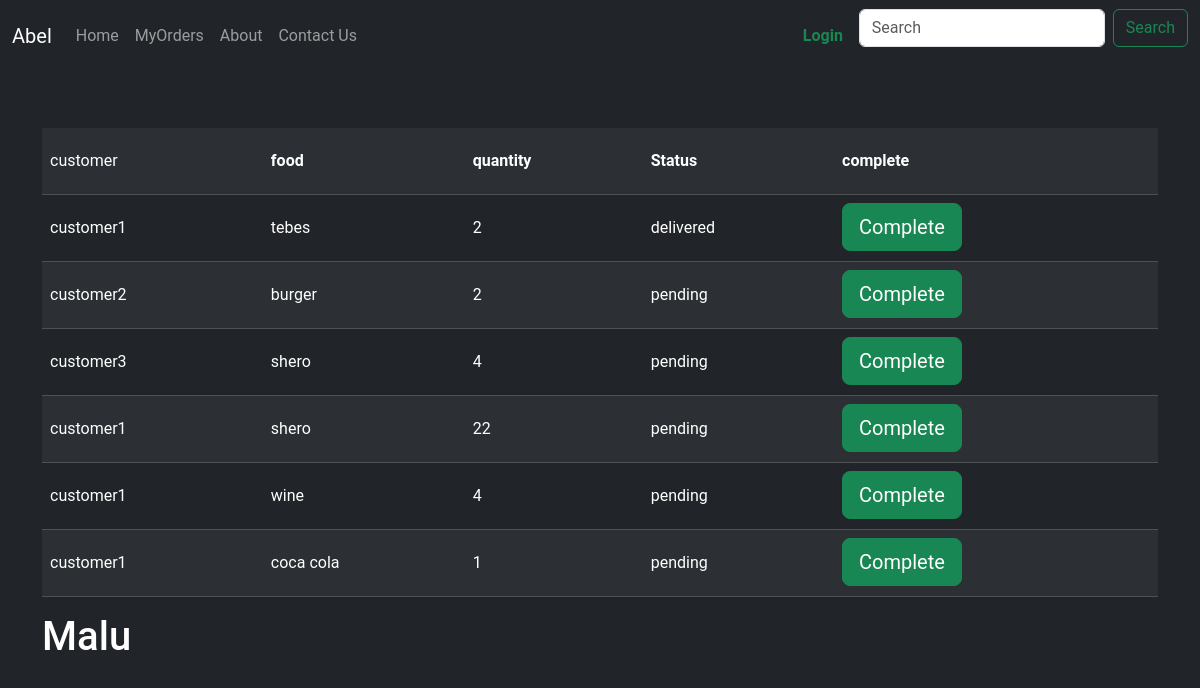
Screenshot of /all_order/ with the database file from the repository.
### orders/models.py (models this page shows, shortened)
class OrderFood(models.Model):
        STATUS = (
            ('Pending', 'Pending'),
            ('out of delivery', 'out of delivery'),
            ('Delivered', 'Delivered'),
        )
        customer = models.ForeignKey(User, on_delete=models.CASCADE,null=True)
        food = models.ForeignKey(Food, on_delete=models.CASCADE)
        quantity = models.PositiveSmallIntegerField()
        status = models.BooleanField(default=False)
        on_road = models.BooleanField(default=False)

class Food(models.Model):
    name = models.CharField(max_length=255)
    description = models.TextField(max_length=255)
    price = models.PositiveBigIntegerField()
    ingredients = models.CharField(max_length=255)
    picture = models.ImageField(null=True)
    def __str__(self) -> str:
        return self.name

class OrderDrink(models.Model):
        STATUS = (
            ('Pending', 'Pending'),
            ('out of delivery', 'out of delivery'),
            ('Delivered', 'Delivered'),
        )
        customer = models.ForeignKey(User, on_delete=models.CASCADE, null=True)
        Drink = models.ForeignKey(Drink, on_delete=models.CASCADE)
        quantity = models.PositiveSmallIntegerField()
        status = models.BooleanField(default=False)
        on_road = models.BooleanField(default=False)

class Drink(models.Model):
    CATEGORY = (
        ('SOFT', 'SOFT DRINK'),
        ('ALCOHOL', 'ALCOHOL DRINK'),
    )
    name=models.CharField(max_length=255)
    size = models.CharField(max_length=255)
    category = models.CharField(max_length=255, choices=CATEGORY )
    picture = models.ImageField(null=True)
    def __str__(self) -> str:
        return self.name

### orders/views.py (the view)
# urls.py: path('all_order/',views.all_orders, name='all_order'),
def all_orders(request):
    ordered_foods = OrderFood.objects.all()
    ordered_drinks = OrderDrink.objects.all()
    context = {
        'ordered_foods':ordered_foods,
        'ordered_drinks':ordered_drinks
    }
    return render(request,'orders/all_orders.html',context)

### orders/templates/orders/all_orders.html
{% extends 'base.html' %}
{%  block content %}
<h1 class="text-center">My orders</h1>
<div class="container-lg">
    <table class="table table-xxl table table-dark table-striped table-hover p-5 caption-top">
        <tr>
            <td>customer</td>
            <th>food</th>
            <th>quantity</th>
            <th>Status</th>
            <th>complete</th>
        </tr>
        {% for order in ordered_foods %}
        <tr class="p-5">
            <td>{{order.customer}}</td>
            <td>{{order.food}}</td>
            <td>{{order.quantity}}</td>
        {% if order.status == True %}
                <td>delivered</td>
        {% else %}
        <td>pending</td>
        {% endif %}
            <td><a href="{% url 'orders:delivered' order.id  %}" class="btn btn-lg btn-success">Complete</a></td>
        </tr>
        {% endfor%}
        {% for order in ordered_drinks %}
        <tr class="p-5">
            <td>{{order.customer}}</td>
            <td>{{order.Drink}}</td>
            <td>{{order.quantity}}</td>
            {% if order.status == True %}
            <td>delivered</td>
            {% else %}
            <td>pending</td>
            {% endif  %}
            <td><a href="{% url 'orders:on_road' order.id %}" class="btn btn-lg btn-success">Complete</a></td>
        </tr>
        {% endfor%}
    </table>
    {% with name='Malu' %}
    <h1 class="text-white">{{name}}</h1>
    {% endwith %}
</div>
{% endblock  %}

### assets/styles.css (style rules this page uses)
body { font-family: 'Roboto'; font-size: 16px; }
.table tr { line-height: 50px; }

### rows the page displays
OrderFood: customer "customer1", food "tebes", quantity "2", status "delivered"
OrderFood: customer "customer2", food "burger", quantity "2", status "pending"
OrderFood: customer "customer3", food "shero", quantity "4", status "pending"
OrderFood: customer "customer1", food "shero", quantity "22", status "pending"
OrderDrink: customer "customer1", Drink "wine", quantity "4", status "pending"
OrderDrink: customer "customer1", Drink "coca cola", quantity "1", status "pending"

### other values shown
{{ name }} "Malu"
